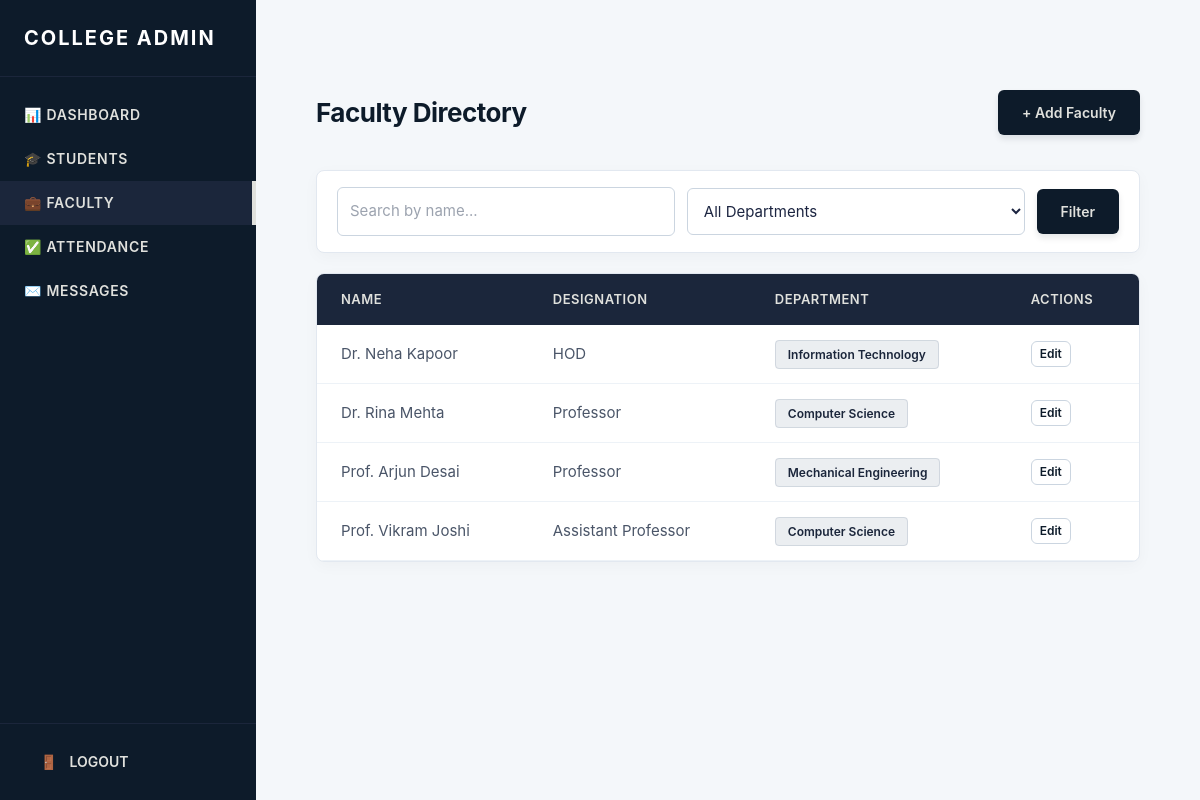
Page /staff/faculty/ (signed in) on the committed database.
### cms/models.py (models this page shows, shortened)
class Faculty(models.Model):
    employee_id = models.CharField(max_length=50, unique=True)
    name = models.CharField(max_length=100)
    email = models.EmailField()
    phone = models.CharField(max_length=20, blank=True, default='')
    designation = models.CharField(max_length=100)
    department = models.ForeignKey(Department, on_delete=models.CASCADE, related_name='faculty')
    password = models.CharField(max_length=128)
    is_active = models.BooleanField(default=True)
    class Meta:
        verbose_name_plural = 'Faculty'
        ordering = ['name']

class Department(models.Model):
    name = models.CharField(max_length=100)

### admin_dashboard/decorators.py (the view)
    def wrapper(request, *args, **kwargs):
        if 'staff_id' not in request.session:
            return redirect('staff_login')
        return view_func(request, *args, **kwargs)

### admin_dashboard/context_processors.py (called while the page is built)
def sidebar_links(request):
    return {
        'admin_nav':
            [
                {'name': 'Dashboard', 'url': 'staff_dashboard', 'icon': '📊'},
                {'name': 'Students', 'url': 'staff_students', 'icon': '🎓'},
                {'name': 'Faculty', 'url': 'staff_faculty', 'icon': '💼'},
                {'name': 'Attendance', 'url': 'staff_attendance', 'icon': '✅'},
                {'name': 'Messages', 'url': 'staff_messages', 'icon': '✉️'},
            ]
    }

### admin_dashboard/views.py (called while the page is built)
@staff_login_required
def manage_faculty(request):
    query = request.GET.get('q', '')
    dept_id = request.GET.get('department', '')
    faculty = Faculty.objects.all().select_related('department')
    if query:
        faculty = faculty.filter(name__icontains=query)
    if dept_id:
        faculty = faculty.filter(department_id=dept_id)
    departments = Department.objects.all()
    context = {
        'faculty': faculty,
        'departments': departments,
        'selected_dept': dept_id
    }
    return render(request, 'staff/faculty.html', context)

### cms/context_processors.py (called while the page is built, shortened)
def student_nav_context(request):
    student_id = request.session.get('student_id')
    if not student_id:
        return {}

### admin_dashboard/templates/staff/faculty.html (shortened to what this page needs)
{% extends 'staff/base_staff.html' %}
{% block content %}
<div class="cms-module-header">
    <h1>Faculty Directory</h1><a href="{% url 'staff_add_faculty' %}" class="cms-btn-primary">+ Add Faculty</a>
</div>
<form method="GET" class="cms-filter-bar">
    <input type="text" name="q" value="{{ request.GET.q }}" placeholder="Search by name..." class="cms-form-input">
    <select name="department" class="cms-form-select">
        <option value="">All Departments</option>
    </select>
    <button type="submit" class="cms-btn-primary">Filter</button>
</form>
<div class="cms-table-card">
    <table class="cms-dashboard-table">
        <thead>
            <tr><th>Name</th><th>Designation</th><th>Department</th><th>Actions</th></tr>
        </thead>
       <tbody>
    {% for f in faculty %}
    <tr>
        <td>{{ f.name }}</td>
        <td>{{ f.designation }}</td>
        <td><span class="cms-dept-badge">{{ f.department.name }}</span></td>
        <td>
            <a href="{% url 'staff_edit_faculty' f.id %}" class="cms-btn-secondary text-xs py-1 px-2">Edit</a>
        </td>
    </tr>
    {% endfor %}
</tbody>
    </table>
</div>
{% endblock %}

### static/css/style.css (style rules this page uses)
:root { --eclipse-deep: #0D1B2A; --eclipse-navy: #1B263B; --eclipse-steel: #415A77; --eclipse-light: #778DA9; --eclipse-glow: #E0E1DD; --canvas-bg: #F4F7FA; --text-primary: #1C2541; }
body { font-family: -apple-system, BlinkMacSystemFont, "Segoe UI", Roboto, Helvetica, Arial, sans-serif; background-color: var(--canvas-bg); color: var(--text-primary); margin: 0; padding: 0; -webkit-font-smoothing: antialiased; }
.cms-module-header { display: flex; justify-content: space-between; align-items: center; margin-bottom: 35px; }
.cms-module-header h1 { color: var(--eclipse-deep); margin: 0; font-size: 26px; font-weight: 700; letter-spacing: -0.5px; }
.cms-btn-primary { background-color: var(--eclipse-deep); color: var(--eclipse-glow); text-decoration: none; padding: 12px 24px; border-radius: 6px; font-weight: 600; font-size: 14px; border: none; cursor: pointer; display: inline-block; box-shadow: 0 4px 6px rgba(13, 27, 42, 0.1); transition: all 0.2s cubic-bezier(0.4, 0, 0.2, 1); }
.cms-table-card { background-color: #ffffff; border-radius: 8px; box-shadow: 0 4px 15px rgba(0, 0, 0, 0.03); border: 1px solid #E2E8F0; overflow: hidden; }
.cms-dashboard-table { width: 100%; border-collapse: collapse; text-align: left; }
.cms-dashboard-table th { background-color: var(--eclipse-navy); color: var(--eclipse-glow); font-weight: 600; padding: 16px 24px; font-size: 13px; text-transform: uppercase; letter-spacing: 0.5px; }
.cms-dashboard-table td { padding: 16px 24px; border-bottom: 1px solid #EDF2F7; font-size: 15px; color: #4A5568; }
.cms-dashboard-table tbody tr { transition: background-color 0.15s ease; }
.cms-dept-badge { background-color: rgba(65, 90, 119, 0.1); color: var(--eclipse-navy); padding: 6px 12px; border-radius: 4px; font-size: 12px; font-weight: 600; border: 1px solid rgba(65, 90, 119, 0.15); }
.cms-form-input, .cms-form-select { width: 100%; padding: 12px; border: 1px solid #CBD5E0; border-radius: 6px; box-sizing: border-box; font-size: 15px; background-color: #ffffff; color: var(--text-primary); transition: all 0.2s ease; }
.cms-btn-secondary { background-color: #ffffff; color: var(--eclipse-deep); text-decoration: none; padding: 12px 24px; border-radius: 6px; font-weight: 600; font-size: 14px; border: 1px solid #CBD5E0; cursor: pointer; display: inline-block; transition: all 0.2s cubic-bezier(0.4, 0, 0.2, 1); }
.cms-filter-bar { display: flex; align-items: center; gap: 12px; margin-bottom: 20px; padding: 16px 20px; background: #ffffff; border: 1px solid #E2E8F0; border-radius: 8px; box-shadow: 0 4px 15px rgba(0, 0, 0, 0.03); }

### rows in the picture
Faculty: name "Dr. Neha Kapoor", designation "HOD", department.name "Information Technology"
Faculty: name "Dr. Rina Mehta", designation "Professor", department.name "Computer Science"
Faculty: name "Prof. Arjun Desai", designation "Professor", department.name "Mechanical Engineering"
Faculty: name "Prof. Vikram Joshi", designation "Assistant Professor", department.name "Computer Science"

### other values in the picture
{{ link.icon }} "📊" "🎓" "💼" "✅" "✉️"
{{ link.name }} "DASHBOARD" "STUDENTS" "FACULTY" "ATTENDANCE" "MESSAGES"
